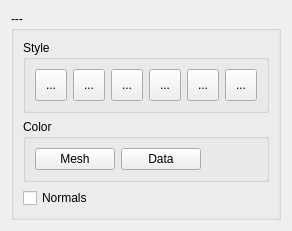
<?xml version="1.0" encoding="UTF-8"?>
<ui version="4.0">
 <class>ConfigFrameBase</class>
 <widget class="QFrame" name="ConfigFrameBase">
  <property name="geometry">
   <rect>
    <x>0</x>
    <y>0</y>
    <width>288</width>
    <height>208</height>
   </rect>
  </property>
  <layout class="QVBoxLayout" name="verticalLayout_2">
   <item>
    <widget class="QGroupBox" name="nameBox">
     <property name="title">
      <string>---</string>
     </property>
     <layout class="QVBoxLayout" name="verticalLayout">
      <item>
       <widget class="QGroupBox" name="groupBox">
        <property name="title">
         <string>Style</string>
        </property>
        <property name="flat">
         <bool>false</bool>
        </property>
        <layout class="QHBoxLayout" name="horizontalLayout">
         <item>
          <widget class="QToolButton" name="pointsBtn">
           <property name="minimumSize">
            <size>
             <width>32</width>
             <height>32</height>
            </size>
           </property>
           <property name="maximumSize">
            <size>
             <width>32</width>
             <height>32</height>
            </size>
           </property>
           <property name="toolTip">
            <string>Points</string>
           </property>
           <property name="text">
            <string>...</string>
           </property>
           <property name="icon">
            <iconset resource="../../images.qrc">
             <normaloff>:/images/scattered.png</normaloff>:/images/scattered.png</iconset>
           </property>
          </widget>
         </item>
         <item>
          <widget class="QToolButton" name="wireframeBtn">
           <property name="minimumSize">
            <size>
             <width>32</width>
             <height>32</height>
            </size>
           </property>
           <property name="maximumSize">
            <size>
             <width>32</width>
             <height>32</height>
            </size>
           </property>
           <property name="toolTip">
            <string>Wireframe</string>
           </property>
           <property name="text">
            <string>...</string>
           </property>
           <property name="icon">
            <iconset resource="../../images.qrc">
             <normaloff>:/images/wireframe.png</normaloff>:/images/wireframe.png</iconset>
           </property>
          </widget>
         </item>
         <item>
          <widget class="QToolButton" name="hiddenlineBtn">
           <property name="minimumSize">
            <size>
             <width>32</width>
             <height>32</height>
            </size>
           </property>
           <property name="maximumSize">
            <size>
             <width>32</width>
             <height>32</height>
            </size>
           </property>
           <property name="toolTip">
            <string>Hidden Line</string>
           </property>
           <property name="text">
            <string>...</string>
           </property>
           <property name="icon">
            <iconset resource="../../images.qrc">
             <normaloff>:/images/hiddenline.png</normaloff>:/images/hiddenline.png</iconset>
           </property>
          </widget>
         </item>
         <item>
          <widget class="QToolButton" name="polygonBtn">
           <property name="minimumSize">
            <size>
             <width>32</width>
             <height>32</height>
            </size>
           </property>
           <property name="maximumSize">
            <size>
             <width>32</width>
             <height>32</height>
            </size>
           </property>
           <property name="toolTip">
            <string>Polygons</string>
           </property>
           <property name="text">
            <string>...</string>
           </property>
           <property name="icon">
            <iconset resource="../../images.qrc">
             <normaloff>:/images/polygon.png</normaloff>:/images/polygon.png</iconset>
           </property>
           <property name="checkable">
            <bool>false</bool>
           </property>
          </widget>
         </item>
         <item>
          <widget class="QToolButton" name="filledmeshBtn">
           <property name="minimumSize">
            <size>
             <width>32</width>
             <height>32</height>
            </size>
           </property>
           <property name="maximumSize">
            <size>
             <width>32</width>
             <height>32</height>
            </size>
           </property>
           <property name="toolTip">
            <string>Filled Mesh</string>
           </property>
           <property name="text">
            <string>...</string>
           </property>
           <property name="icon">
            <iconset resource="../../images.qrc">
             <normaloff>:/images/filledmesh.png</normaloff>:/images/filledmesh.png</iconset>
           </property>
          </widget>
         </item>
         <item>
          <widget class="QToolButton" name="nodataBtn">
           <property name="minimumSize">
            <size>
             <width>32</width>
             <height>32</height>
            </size>
           </property>
           <property name="maximumSize">
            <size>
             <width>32</width>
             <height>32</height>
            </size>
           </property>
           <property name="toolTip">
            <string>No Data</string>
           </property>
           <property name="text">
            <string>...</string>
           </property>
           <property name="icon">
            <iconset resource="../../images.qrc">
             <normaloff>:/images/nodata.png</normaloff>:/images/nodata.png</iconset>
           </property>
          </widget>
         </item>
        </layout>
       </widget>
      </item>
      <item>
       <widget class="QGroupBox" name="groupBox_2">
        <property name="title">
         <string>Color</string>
        </property>
        <layout class="QHBoxLayout" name="horizontalLayout_2">
         <item>
          <widget class="QPushButton" name="meshcolorBtn">
           <property name="text">
            <string>Mesh</string>
           </property>
          </widget>
         </item>
         <item>
          <widget class="QPushButton" name="datacolorBtn">
           <property name="text">
            <string>Data</string>
           </property>
          </widget>
         </item>
         <item>
          <spacer name="horizontalSpacer">
           <property name="orientation">
            <enum>Qt::Horizontal</enum>
           </property>
           <property name="sizeHint" stdset="0">
            <size>
             <width>53</width>
             <height>20</height>
            </size>
           </property>
          </spacer>
         </item>
        </layout>
       </widget>
      </item>
      <item>
       <widget class="QCheckBox" name="normalsCB">
        <property name="text">
         <string>Normals</string>
        </property>
       </widget>
      </item>
     </layout>
    </widget>
   </item>
  </layout>
 </widget>
 <resources>
  <include location="../../images.qrc"/>
 </resources>
 <connections/>
</ui>
